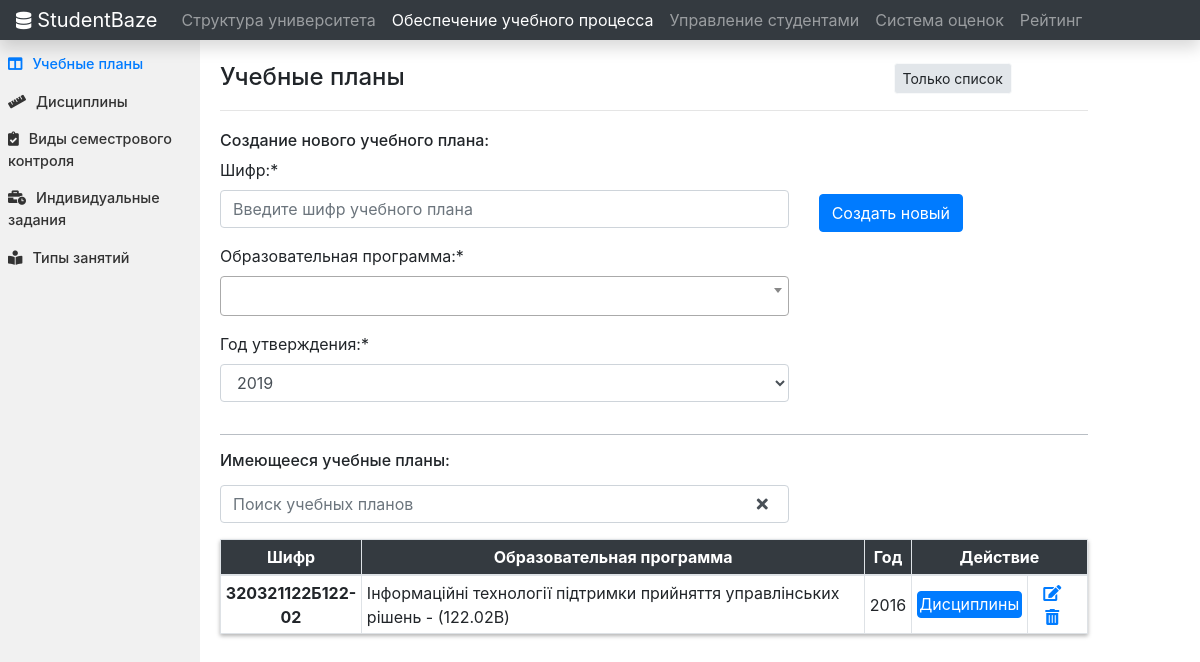
Page /education_planning/syllabuses/ on the committed database.
### university_structure/models.py (models this page shows)
class EducationalPrograms(models.Model):
    cypher = models.CharField(max_length=50, unique=True)
    name = models.CharField(max_length=200)
    faculty_insitute_specialty = models.ForeignKey(FucultyInstituteSpecialty, on_delete=models.CASCADE)
    department = models.ForeignKey(Departments, on_delete=models.CASCADE)
    educational_level = models.ForeignKey(EducationalLevels, on_delete=models.CASCADE)
    def __str__(self):
        return str(self.cypher) + " - " + str(self.name)
    class Meta:
         ordering = ['cypher']

### education_planning/models.py (models this page shows, shortened)
class Syllabuses(models.Model):
    YEAR_CHOICES = []
    for r in range(2014, (datetime.datetime.now().year+1)):
        YEAR_CHOICES.append((r,r))
    cypher = models.CharField(max_length=50, unique=True)
    educational_program = models.ForeignKey(EducationalPrograms, on_delete=models.CASCADE)
    year_of_approval = models.IntegerField(('year'), choices=YEAR_CHOICES, default=datetime.datetime.now().year)
    class Meta:
         ordering = ['cypher']

### education_planning/views.py (the view, shortened to what this page needs)
# urls.py: path('syllabuses/', SyllabusesView.as_view(), name = 'syllabuses'),
class SyllabusesView(View):
    form_class = SyllabusesCreationForm
    template_name = 'education_planning/syllabuses.html'
    def get(self, request, *args, **kwargs):
        form = SyllabusesCreationForm()
        context= {'syllabuses': Syllabuses.objects.all(),
                    'form' : form}
        return render(request, self.template_name, context)

### education_planning/forms.py
class SyllabusesCreationForm(forms.ModelForm):
    def __init__(self, *args, **kwargs):
        super(SyllabusesCreationForm, self).__init__(*args, **kwargs)
        self.fields['cypher'].label = "Шифр:"
        self.fields['cypher'].widget.attrs['placeholder'] = "Введите шифр учебного плана"
        self.fields['educational_program'].label = "Образовательная программа:"
        self.fields['educational_program'].widget.attrs['placeholder'] = "Выберете образовательную программу"
        self.fields['year_of_approval'].label = "Год утверждения:"
    class Meta:
        model = Syllabuses
        fields = ['cypher', 'educational_program', 'year_of_approval']

### education_planning/templates/education_planning/syllabuses.html (shortened to what this page needs)
{% extends "home/base.html" %}
{% block navitems %}
<li class="nav-item">
  <a class="nav-link" href="{% url 'facinst-start-redirect' %}" id="nav-link-1">Структура университета</a>
</li>
<li class="nav-item">
  <a class="nav-link active" href="{% url 'eduplanning-start-redirect' %}" id="nav-link-2">Обеспечение учебного процесса</a>
</li>
<li class="nav-item">
  <a class="nav-link" href="{% url 'groups' %}">Управление студентами</a>
</li>
<li class="nav-item">
  <a class="nav-link" href="{% url 'marks-system-start-redirect' %}">Система оценок</a>
</li>
<li class="nav-item">
  <a class="nav-link" href="{% url 'rating-start-redirect' %}">Рейтинг</a>
</li>
{% endblock %} {% block content %} {% load crispy_forms_tags %}
<div class="container-fluid">
  <div class="row">
    <div class="col-md-2 sidebar">
      <div class="sideBarContent">
        <a class="active" href="{% url 'syllabuses' %}"><i class="fas fa-columns icon"></i></i>Учебные планы</a>
        <a href="{% url 'subjects' %}"><i class="fas fa-ruler icon"></i></i>Дисциплины</a>
        <a href="{% url 'semester-control-types' %}"><i class="fas fa-clipboard-check icon"></i>Виды семестрового контроля</a>
        <a href="{% url 'individual-tasks' %}"><i class="fas fa-business-time icon"></i>Индивидуальные задания</a>
        <a href="{% url 'classes-types' %}"><i class="fas fa-book-reader icon"></i>Типы занятий</a>
      </div>
    </div>
    <div class="col-md-9 content">
      <div class="row">
        <div class="col-md-9">
          <h4>Учебные планы</h4>
        </div>
        <div class="col-md-3">
          <button id="hideFormButton" type="button" class="btn btn-light btn-sm hideButton">Только список</button>
        </div>
      </div>
      <hr style="margin: 10px 0px 20px;">
      <div id="formToHide">
      <h6>Создание нового учебного плана:</h6>
      <div class="row">
        <div class="col-md-8">
          <form method="post">
            {% csrf_token %} {{ form|crispy }}
        </div>
        <div class="col-md-3">
          <div class="form-group regbutton">
            <button class="btn btn-primary" type="submit" name="button" style="margin-top: 36px;">Создать новый</button>
          </div>
        </div>
      </div>
      <hr class="mainHr">
      </div>
      <h6 style=" margin: 10px 0px 15px;">Имеющееся учебные планы:</h6>
      <div class="row">
        <div class="col-md-8">
          <form id="search_form" searched_results="#">
            <div class="form-group">
              <input type="text" id="input_syllabuses" class="form-control" onkeyup="syllabuses_search()" placeholder="Поиск учебных планов">
            </div>
          </form>
        </div>
        <a role="button" class="btn btn-link clearSearchCross" href="#!" onclick="clearSearchField()"><i class="fas fa-times"></i></a>
      </div>
      <table class="table table-sm table-bordered" id="syllabuses_table">
        <thead class="mythead">
          <tr>
            <th width="15%" class="text-center" scope="col">Шифр</th>
            <th class="text-center" scope="col">Образовательная программа</th>
            <th class="text-center" scope="col">Год</th>
            <th width="19%" class="text-center" scope="col" colspan="2">Действие</th>
          </tr>
        </thead>
        <tbody>
          {% for syllabus in syllabuses%}
          <tr>
            <td align="center"><strong>{{ syllabus.cypher }}</strong></td>
            <td>{{ syllabus.educational_program.name }} - ({{ syllabus.educational_program.cypher }})</td>
            <td align="center">{{ syllabus.year_of_approval }}</td>
            <td align="center">
              <a role="button" class="btn btn-primary syllabusButton" href="/education_planning/syllabuses/syllabus{{ syllabus.id }}programs">Дисциплины</a>
            </td>
            <td align="center">
              <a class="" href="/education_planning/syllabuses/edit{{ syllabus.id }}"><i class="fas fa-edit icon"></i></a>
              <a class="" href="#" data-toggle="modal" data-target="#modalDelete{{ syllabus.id }}"><i class="fas fa-trash-alt icon"></i></a>
            </td>
          </tr>
          {% endfor %}
        </tbody>
      </table>
    </div>
  </div>
</div>
{% endblock content %}

### home/static/home/main.css (style rules this page uses)
.sidebar { margin: 0; padding: 0; width: 300px; background-color: #f1f1f1; position: fixed; height: 100%; overflow: auto; font-size: .900rem; }
.sideBarContent { margin-top: 5px; }
.sidebar a { display: block; color: #333; padding: 8px; text-decoration: none; font-weight: 500; }
.sidebar a.active { color: #007bff; }
.icon { margin-right: 10px; }
@media screen and (min-width: 1025px) { div.content { margin-top: 22px; margin-left: 17%; padding: 1px 16px; height: 1000px; } }
@media screen and (min-width: 1025px) { .clearSearchCross { position: relative; right: 60px; color: #495057; } }
.hideButton { background-color: #e2e6ea; }
.syllabusButton { width: 105px !important; height: 27px !important; text-align: center; font-size: 16px; padding: 0px 0px 0px; }
.mythead { color: white; background-color: #343a40 !important; }
.table thead th { vertical-align: middle; }
.table td { vertical-align: middle; }
.mainHr { color: #ced4da; background-color: #ced4da; }
table { box-shadow:0px 2px 4px rgba(0, 0, 0, 0.3); }

### rows in the picture
Syllabuses: cypher "320321122Б122-02", educational_program.name "Інформаційні технології підтримки прийняття управлінських рішень", educational_program.cypher "122.02B", year_of_approval "2016"
